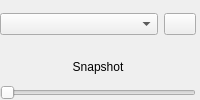
                    <widget class="QFrame" name="grid_colouring_frame">
                     <property name="frameShape">
                      <enum>QFrame::Shape::NoFrame</enum>
                     </property>
                     <property name="frameShadow">
                      <enum>QFrame::Shadow::Raised</enum>
                     </property>
                     <layout class="QGridLayout" name="gridLayout_31">
                      <property name="leftMargin">
                       <number>0</number>
                      </property>
                      <property name="topMargin">
                       <number>0</number>
                      </property>
                      <property name="rightMargin">
                       <number>4</number>
                      </property>
                      <property name="bottomMargin">
                       <number>0</number>
                      </property>
                      <item row="2" column="2" rowspan="2">
                       <widget class="QPushButton" name="colour_results_pushButton">
                        <property name="maximumSize">
                         <size>
                          <width>32</width>
                          <height>16777215</height>
                         </size>
                        </property>
                        <property name="toolTip">
                         <string>Color the grid with the selected study</string>
                        </property>
                        <property name="text">
                         <string/>
                        </property>
                        <property name="icon">
                         <iconset resource="../Icons/icons.qrc">
                          <normaloff>:/Icons/icons/color_grid.png</normaloff>:/Icons/icons/color_grid.png</iconset>
                        </property>
                       </widget>
                      </item>
                      <item row="4" column="0" colspan="3">
                       <widget class="QLabel" name="schematic_step_label">
                        <property name="text">
                         <string>Snapshot</string>
                        </property>
                        <property name="alignment">
                         <set>Qt::AlignmentFlag::AlignCenter</set>
                        </property>
                       </widget>
                      </item>
                      <item row="5" column="0" colspan="3">
                       <widget class="QSlider" name="diagram_step_slider">
                        <property name="toolTip">
                         <string>&lt;html&gt;&lt;head/&gt;&lt;body&gt;&lt;p&gt;&lt;span style=&quot; font-weight:700;&quot;&gt;Time slider&lt;/span&gt;&lt;/p&gt;&lt;p&gt;Move this time slider to select the appropriate time slot to view.&lt;/p&gt;&lt;p&gt;The first position sets the snapshot values, the rest attend to the time series values.&lt;/p&gt;&lt;/body&gt;&lt;/html&gt;</string>
                        </property>
                        <property name="orientation">
                         <enum>Qt::Orientation::Horizontal</enum>
                        </property>
                       </widget>
                      </item>
                      <item row="2" column="0" rowspan="2" colspan="2">
                       <widget class="QComboBox" name="available_results_to_color_comboBox">
                        <property name="minimumSize">
                         <size>
                          <width>0</width>
                          <height>0</height>
                         </size>
                        </property>
                        <property name="toolTip">
                         <string>Available results</string>
                        </property>
                       </widget>
                      </item>
                     </layout>
                    </widget>
